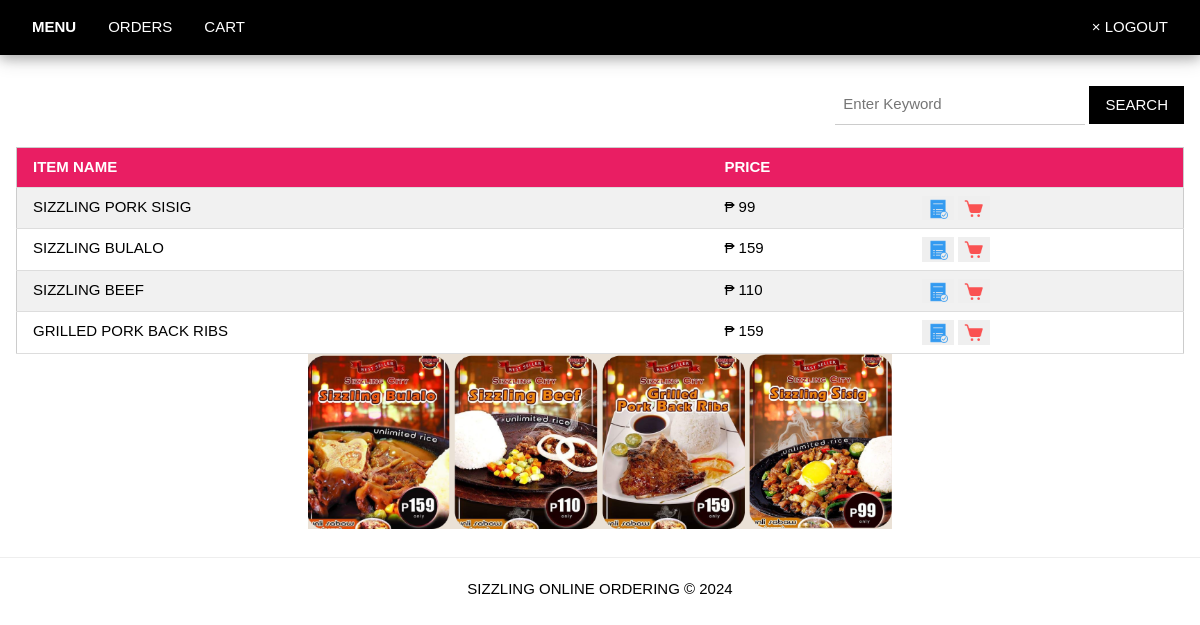
Page /user/items (signed in) on the committed database.
### tables this page shows
CREATE TABLE `Items`(
'i_id' integer primary key autoincrement,
'title' varchar(100),
'price' decimal(10,2));

### app.py (the view)
@app.route("/user/items")
def user_items():
    if 'user' in session:
        head = ['Item Name','price']
        rows = getall('Items')
        return render_template("user_items.html",title="user",header=head,itemlist=rows,search=None)
    elif 'admin' in session:
        return redirect(url_for("admin_customers"))
    else:
        flash("Login Properly!!!")
        return redirect(url_for("login"))

### dbhelper.py (called while the page is built)
def connect():
    return sqlite3.connect(database)

def getprocess(sql:str)->list:
    conn = connect()
    conn.row_factory = sqlite3.Row #return dictionary format
    cursor = conn.cursor()
    cursor.execute(sql)
    rows = cursor.fetchall()
    cursor.close()
    return rows

def getall(table)->list:
    sql:str = f"SELECT * FROM `{table}`"
    return getprocess(sql)

### templates/user_items.html (shortened to what this page needs)
{% extends 'base_user.html' %}
{% block nav %}
	<a href="{{ url_for('user_items') }}" class="w3-bar-item w3-left w3-button w3-hover-white" style="font-weight: bold">MENU</a>
	<a href="{{ url_for('user_orders') }}" class="w3-bar-item w3-left w3-button w3-hover-white">ORDERS</a>
	<a href="{{ url_for('user_cart') }}" class="w3-bar-item w3-left w3-button w3-hover-white">CART</a>
{% endblock %}
{% block content %}
	<div class="w3-bar">
		<form method="post" action="/user/items/search" class="w3-right">
			<input type="text" name="search" id="search" class="w3-input" placeholder="Enter Keyword" style="width:250px;display:inline;">
			<input type="submit" value="SEARCH" class="w3-button w3-black">
		</form>
	</div>
	<br>
	<div class="w3-responsive">
	<table class="w3-table-all w3-card-4 w3-animate-top w3-hoverable">
		<tr class="w3-pink">
			{% for h in header %}
				<th>{{ h | upper }}</th>
			{% endfor %}
			<th></th>
		</tr>
		{% for item in itemlist %}
			<tr>
				<td>{{ item['title'] }}</td>
				<td>&#x20B1; {{ item['price'] }}</td>
				<td>
					<button style="cursor:pointer;border:none" onclick="document.getElementById('ordermodal_{{ item['i_id'] }}').style.display='block'">
						<img width="20px" src="{{ url_for('static',filename='icons/order.png') }}">
					</button>
					<button style="cursor:pointer;border:none" onclick="document.getElementById('addtocartmodal_{{ item['i_id'] }}').style.display='block'">
						<img width="20px" src="{{ url_for('static',filename='icons/cart.png') }}">
					</button>
				</td>
			</tr>
		{% endfor%}
	</table>
	</div>
	<img width="1000px" class="center" src="{{ url_for('static',filename='pictures/Menu.png') }}">
{% endblock %}

### static/css/w3.css (style rules this page uses)
html { box-sizing:border-box }
*,*:before,*:after { box-sizing:inherit }
html { -ms-text-size-adjust:100%;-webkit-text-size-adjust:100% }
body { margin:0 }
a { background-color:transparent }
img { border-style:none }
button,input,select,textarea,optgroup { font:inherit;margin:0 }
button,input { overflow:visible }
button,select { text-transform:none }
button,[type=button],[type=reset],[type=submit] { -webkit-appearance:button }
html,body { font-family:Verdana,sans-serif;font-size:15px;line-height:1.5 }
html { overflow-x:hidden }
img { vertical-align:middle }
a { color:inherit }
.w3-table,.w3-table-all { border-collapse:collapse;border-spacing:0;width:100%;display:table }
.w3-table-all { border:1px solid #ccc }
.w3-bordered tr,.w3-table-all tr { border-bottom:1px solid #ddd }
.w3-table-all tr:nth-child(odd) { background-color:#fff }
.w3-table-all tr:nth-child(even) { background-color:#f1f1f1 }
.w3-table td,.w3-table th,.w3-table-all td,.w3-table-all th { padding:8px 8px;display:table-cell;text-align:left;vertical-align:top }
.w3-table th:first-child,.w3-table td:first-child,.w3-table-all th:first-child,.w3-table-all td:first-child { padding-left:16px }
.w3-btn,.w3-button { border:none;display:inline-block;padding:8px 16px;vertical-align:middle;overflow:hidden;text-decoration:none;color:inherit;background-color:inherit;text-align:center;cursor:pointer;white-space:nowrap }
.w3-btn,.w3-button { -webkit-touch-callout:none;-webkit-user-select:none;-khtml-user-select:none;-moz-user-select:none;-ms-user-select:none;user-select:none }
.w3-input { padding:8px;display:block;border:none;border-bottom:1px solid #ccc;width:100% }
.w3-bar { width:100%;overflow:hidden }
.w3-bar .w3-button { white-space:normal }
.w3-responsive { display:block;overflow-x:auto }
.w3-container:after,.w3-container:before,.w3-panel:after,.w3-panel:before,.w3-row:after,.w3-row:before,.w3-row-padding:after,.w3-row-padding:before, .w3-cell-row:before,.w3-cell-row:after,.w3-clear:after,.w3-clear:before,.w3-bar:before,.w3-bar:after { content:"";display:table;clear:both }
.w3-card-4,.w3-hover-shadow:hover { box-shadow:0 4px 10px 0 rgba(0,0,0,0.2),0 4px 20px 0 rgba(0,0,0,0.19) }
.w3-animate-top { position:relative;animation:animatetop 0.4s }
.w3-left { float:left!important }
.w3-right { float:right!important }
.w3-pink,.w3-hover-pink:hover { color:#fff!important;background-color:#e91e63!important }
.w3-black,.w3-hover-black:hover { color:#fff!important;background-color:#000!important }
.center { display: block; margin-left: auto; margin-right: auto; width: 50%; }

### rows in the picture
Items: title "SIZZLING PORK SISIG", price "99"
Items: title "SIZZLING BULALO", price "159"
Items: title "SIZZLING BEEF", price "110"
Items: title "GRILLED PORK BACK RIBS", price "159"

### other values in the picture
{{ h | upper }} "ITEM NAME" "PRICE"
